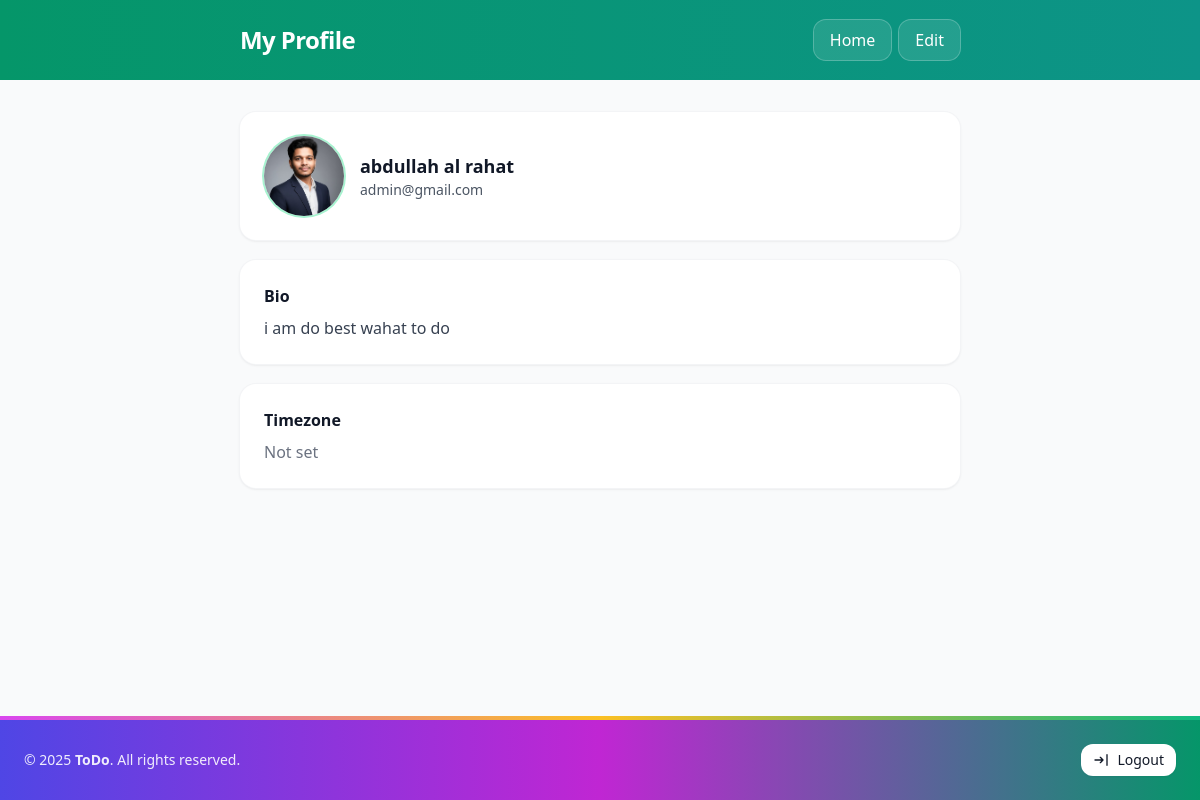
/accounts/profile/ (signed in), run on the app's committed database.
### accounts/models.py (models this page shows, shortened)
class Profile(models.Model):
    user = models.OneToOneField(User, on_delete=models.CASCADE, related_name="profile")
    full_name = models.CharField(max_length=120, blank=True)
    bio = models.TextField(blank=True)
    avatar = models.ImageField(upload_to="avatars/", blank=True, null=True)
    timezone = models.CharField(max_length=64, blank=True)

### accounts/views.py (the view)
# urls.py: path("profile/", profile_detail, name="profile"),
@login_required
@require_http_methods(["GET"])
def profile_detail(request):
    return render(request, "accounts/profile_detail.html", {"profile": request.user.profile})

### accounts/context_processors.py (called while the page is built)
def ensure_profile(request) -> Dict:
    profile = None
    user = getattr(request, 'user', None)
    if user and user.is_authenticated:
        from .models import Profile
        profile, _ = Profile.objects.get_or_create(user=user)
        is_admin = user.is_superuser or user.groups.filter(name="admin").exists()
    else:
        is_admin = False
    return {"profile": profile, "is_admin": is_admin}

### accounts/templates/accounts/profile_detail.html (shortened to what this page needs)
<!doctype html>
<html lang="en">
<head>
  <script src="https://cdn.tailwindcss.com"></script>
</head>
<body class="bg-gray-50 text-gray-900 antialiased min-h-screen flex flex-col">
  <div class="bg-gradient-to-r from-emerald-600 to-teal-600 text-white">
    <div class="max-w-3xl mx-auto px-6 py-5 flex items-center justify-between">
      <h1 class="text-xl sm:text-2xl font-semibold tracking-tight">My Profile</h1>
      <div class="flex items-center gap-2">
        {% if is_admin %}
          <a href="{% url 'accounts:dashboard' %}" class="rounded-xl px-4 py-2 bg-white/10 hover:bg-white/20 ring-1 ring-white/30">Home</a>
        {% else %}
          <a href="{% url 'tasks:task_list' %}" class="rounded-xl px-4 py-2 bg-white/10 hover:bg-white/20 ring-1 ring-white/30">Home</a>
        {% endif %}
        <a href="{% url 'accounts:profile_edit' %}" class="rounded-xl px-4 py-2 bg-white/10 hover:bg-white/20 ring-1 ring-white/30">Edit</a>
      </div>
    </div>
  </div>
  <main class="flex-1">
    <div class="max-w-3xl mx-auto px-6 py-8 space-y-5">
      <section class="bg-white rounded-2xl shadow ring-1 ring-gray-100 p-6 flex items-center gap-4">
        {% if profile.avatar %}
          <img src="{{ profile.avatar.url }}" class="h-20 w-20 rounded-full ring-2 ring-emerald-200 object-cover" alt="User avatar">
        {% else %}
          <div class="h-20 w-20 rounded-full bg-emerald-100 text-emerald-800 grid place-items-center text-xl font-bold">
            {{ profile.full_name|default:request.user.username|slice:":1"|upper }}
          </div>
        {% endif %}
        <div class="min-w-0">
          <p class="text-lg font-semibold truncate">{{ profile.full_name|default:request.user.username }}</p>
          <p class="text-gray-600 text-sm truncate">{{ request.user.email }}</p>
        </div>
      </section>
      <section class="bg-white rounded-2xl shadow ring-1 ring-gray-100 p-6">
        <h2 class="font-semibold mb-2">Bio</h2>
        {% if profile.bio %}
          <p class="text-gray-700 whitespace-pre-line">{{ profile.bio }}</p>
        {% else %}
          <p class="text-gray-500">No bio added yet.</p>
        {% endif %}
      </section>
      <section class="bg-white rounded-2xl shadow ring-1 ring-gray-100 p-6">
        <h2 class="font-semibold mb-2">Timezone</h2>
        {% if profile.timezone %}
          <p class="text-gray-700">{{ profile.timezone }}</p>
        {% else %}
          <p class="text-gray-500">Not set</p>
        {% endif %}
      </section>
    </div>
  </main>
  {% include 'includes/footer.html' %}
</body>
</html>

### data on the page
Profile: avatar (picture), full_name "abdullah al rahat", bio "i am do best wahat to do"

### other printed values
{{ request.user.email }} "admin@gmail.com"
